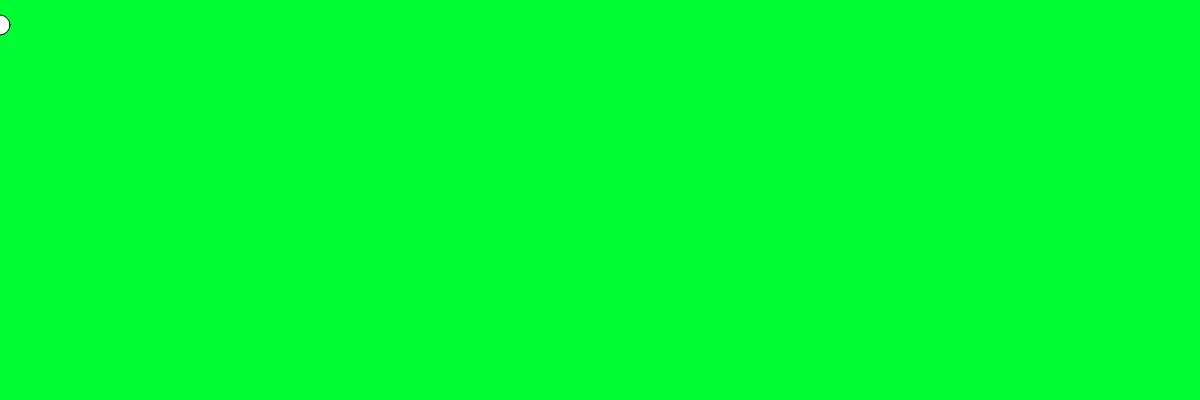
Frame 1 (no input)
Frame 60 (no input): identical to frame 1, image omitted
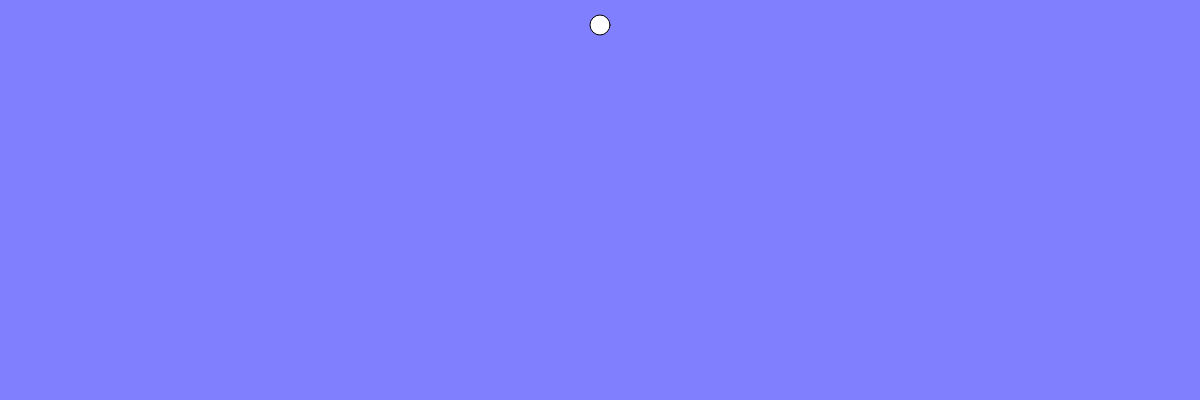
Frame 120 (the mouse pressed at the canvas centre since frame 60)

The p5.js sketch that drew these frames (run headless with seeded random() and noise() and a simulated clock; from frame 60 on, the mouse is pressed at the canvas centre):

// p5.js sketch
// ── sketch.js

var r = 0;
var g = 50;
var b=255;

// INITIALIZE ALL YOUR VARIABLES
// Ideally you would create 3 variables. red blue green or r, g, b


function setup(){

  createCanvas(1200,400);
}


function draw(){

  // change the value of Red based on the mouse movement about the X axis
  // change the value of Green based on the mouse movement about the X axis
  // change the value of Blue based on the mouse movement about the X axis
r=map(mouseX,0,width,0,255);
g=map(mouseX,0,width,255,0);
b=map(mouseX,0,width,50,800);
  // Use the map() function to do so. 
background(r,g,b);
  // Pass the values to the background() function you have learnt previously.
ellipse(mouseX,25,20,20);
  // Create an ellipse that will move around with you mouse about the X axis.
  // Remember to fill the canvas with white paint before creating the ellipse.
}
